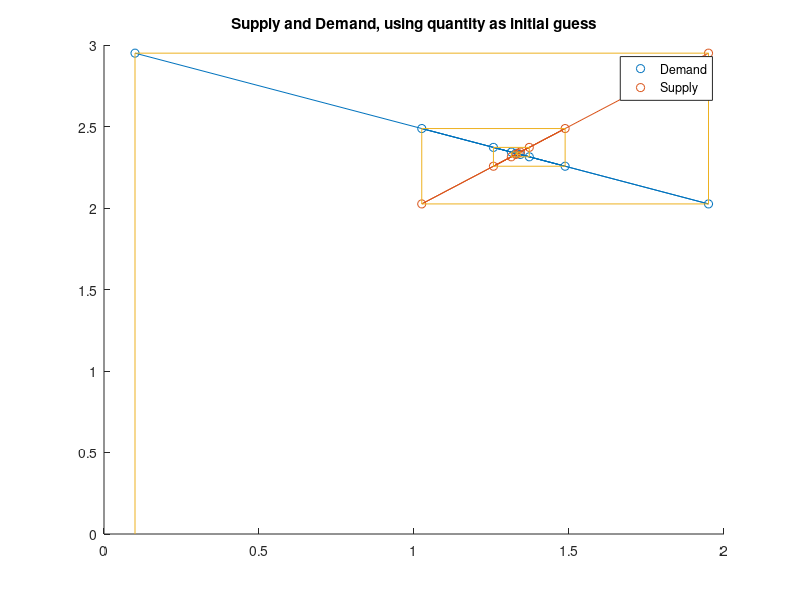
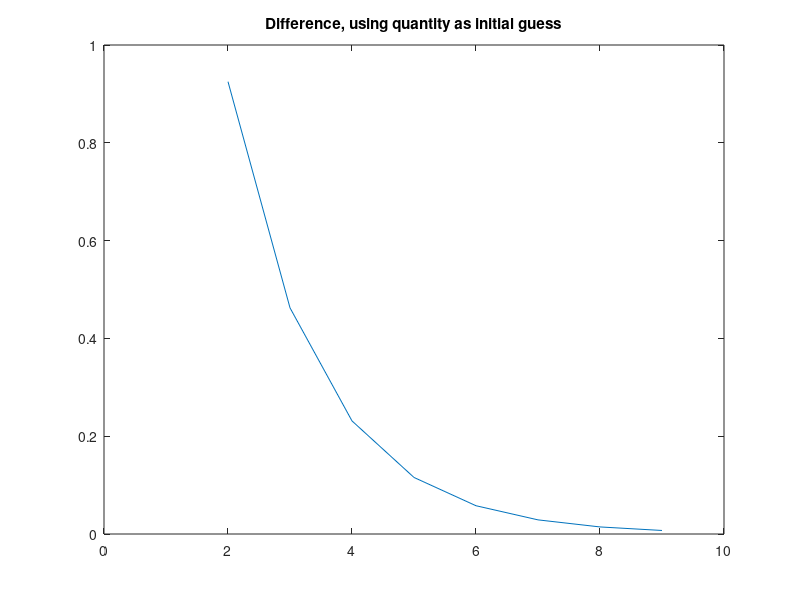
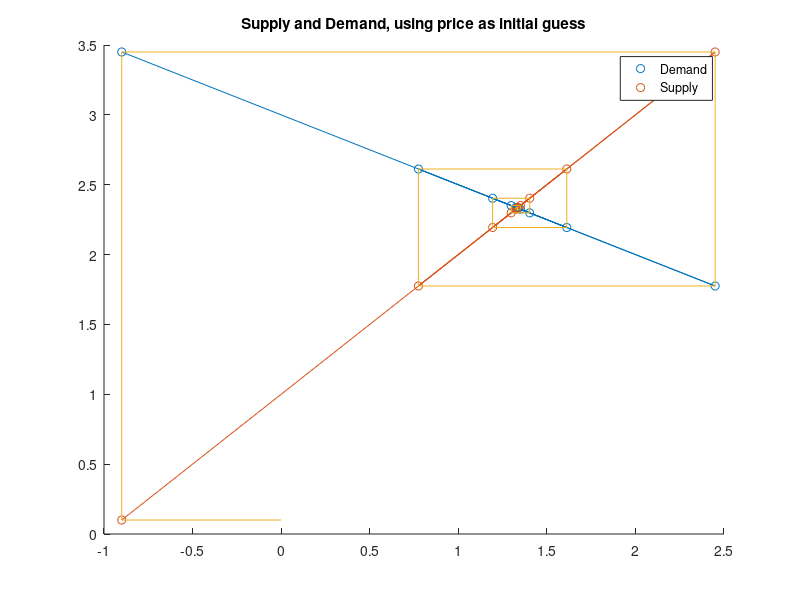

Write MATLAB code to recreate these figures, in order.
%% Subquestion 4 - LU-Decomposition
clear;
clc;

a=3;
b=0.5;
c=1;
d=c;

A=[1,b;1 -d];

y=[a; c];

[L,U]=lu(A);

t=L\y;
x=U\t;

disp(['LU Result: The market clearing price ', num2str(x(1,1)), ' clears the market at the quantity ', num2str(x(2,1)), '!']);
%% Subquestion 5 - Gauss-Seidel fixed-point iteration

clear;


a=3;
b=0.5;
c=1;
d=c;

%initial guess of quantity
q=0.1;
%p=0.1;
%x=[q;p];

%Demand Function
%Dp=a-b*q;

%Supply Function
%Sp=c+d*q;

%Set up difference criterion to a value higher than in the while loop
difference=100;

%Set up empty vectors for storage of historical values
difference_hist=nan(100,1);
Dp_hist=nan(100,1);
Dq_hist=nan(100,1);
Sq_hist=nan(100,1);
Sp_hist=nan(100,1);
Time=nan(100,1);

%Iteration index
i=1;

%Begin iteration
while difference>0.01

    Dp=a-b*q;       %Demand-price from initial quantity
    Dp_hist(i,1)=Dp;
    Dq_hist(i,1)=q;
    Sq=(Dp-c)/d;    %Supply-quantity from Demand-price
    Sq_hist(i,1)=Sq;
    Sp=c+d*Sq;       %Supply-price for difference
    Sp_hist(i,1)=Sp;
   
    if i>1
    difference=abs(Sp_hist(i,1)-Dp_hist(i-1,1));
    difference_hist(i,1)=difference;
    end
    q=Sq;           %Quantity for next guess set
    Time(i,1)=i;
    i=i+1;
    
end
disp(['Gauss-Seidel Iteration Result (using quantity as initial guess): The market clearing price ', num2str(Sp), ' clears the market at the quantity ', num2str(Sq), ' after ',num2str(i-1),' iterations!']);

figure
scatter(Dq_hist,Dp_hist)
hold on
scatter(Sq_hist,Sp_hist)
plot(Dq_hist,Dp_hist,Sq_hist,Sp_hist)
line([Dq_hist(1,1) Dq_hist(1,1)], [Dp_hist(1,1) 0])

%TO SHOW HOW THE ALGORITHM WORKS!
for j=1:(i-1)
line([Dq_hist(j,1) Sq_hist(j,1)], [Dp_hist(j,1) Dp_hist(j,1)])
end

for j=1:(i-1)
line([Sq_hist(j,1) Sq_hist(j,1)], [Dp_hist(j,1) Sp_hist(j+1,1)])
end

title('Supply and Demand, using quantity as initial guess')
legend('Demand','Supply')
hold off

%To show convergence
figure
plot(Time,difference_hist)
title('Difference, using quantity as initial guess')

%%%%%%%%%%%%%%%%%%%%%%%%%%%%%%%%%%%%%%%%%%%%%%%%%%%%%%%%%%%%%%%%%%%%%%%%%%%
%Alternatively: Using the price as a first guess
%%%%%%%%%%%%%%%%%%%%%%%%%%%%%%%%%%%%%%%%%%%%%%%%%%%%%%%%%%%%%%%%%%%%%%%%%%%
clear;

a=3;
b=0.5;
c=1;
d=c;

%Initial Guess

p=0.1;

%Demand Function
%Dp=a-b*q;

%Supply Function
%Sp=c+d*q;

%Set up difference criterion to a value higher than in the while loop
difference=100;

%Set up empty vectors for storage of historical values
difference_hist=nan(100,1);
Dp_hist=nan(100,1);
Dq_hist=nan(100,1);
Sq_hist=nan(100,1);
Sp_hist=nan(100,1);
Time=nan(100,1);

%Iteration index
i=1;

while difference>0.01
    
    Sq=(p-c)/d;    %Supply-quantity from price
    Sq_hist(i,1)=Sq;
    Sp=p;       %Supply-price for difference
    Sp_hist(i,1)=Sp;
    Dp=a-b*Sq;       %Demand-price from initial quantity
    Dp_hist(i,1)=Dp;
    Dq_hist(i,1)=Sq;
    
    %%%%%%WORK FROM HERE
   
    if i>1
    difference=abs(Sq_hist(i-1,1)-Dq_hist(i,1));
    difference_hist(i,1)=difference;
    end
    p=Dp;           %Quantity for next guess set
    Time(i,1)=i;
    i=i+1;
    
end

disp(['Gauss-Seidel Iteration Result (using price as initial guess): The market clearing price ', num2str(Sp), ' clears the market at the quantity ', num2str(Sq), ' after ',num2str(i-1),' iterations!']);

figure
scatter(Dq_hist,Dp_hist)
hold on
scatter(Sq_hist,Sp_hist)
plot(Dq_hist,Dp_hist,Sq_hist,Sp_hist)
line([Sq_hist(1,1) 0], [Sp_hist(1,1) Sp_hist(1,1)])

%TO SHOW HOW THE ALGORITHM WORKS!
for j=1:(i-1)
line([Dq_hist(j,1) Sq_hist(j+1,1)], [Dp_hist(j,1) Dp_hist(j,1)])
end

for j=1:(i-1)
line([Sq_hist(j,1) Sq_hist(j,1)], [Dp_hist(j,1) Sp_hist(j,1)])
end

title('Supply and Demand, using price as initial guess')
legend('Demand','Supply')
hold off

%% Subquestion 6 - 